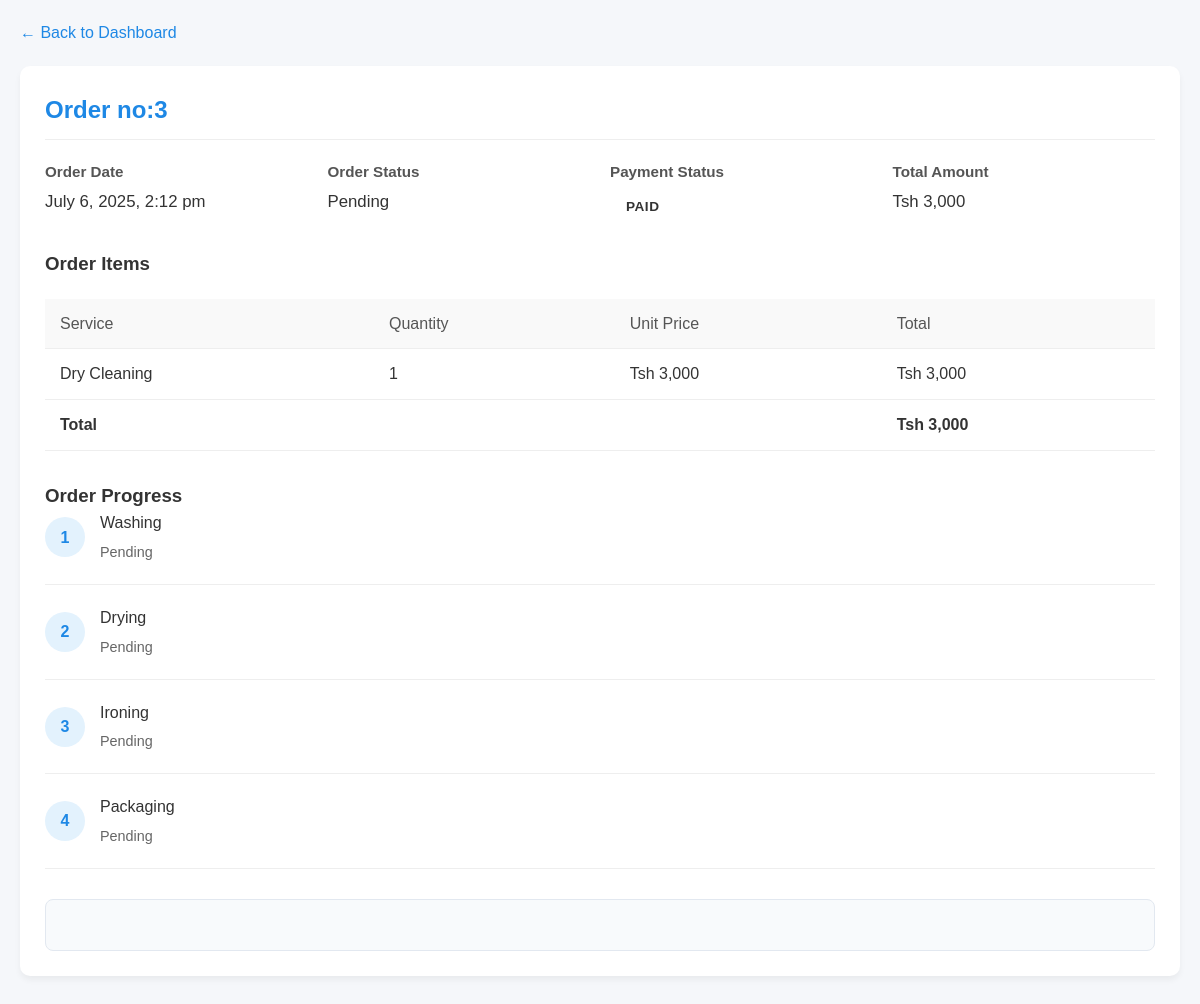
The page /order_details.php?order_id=3 (signed in) on the database its author committed.
### tables this page shows
CREATE TABLE `orders` (
  `order_id` int(11) NOT NULL,
  `customer_id` int(11) NOT NULL,
  `customer_phone` varchar(20) DEFAULT NULL,
  `order_date` datetime DEFAULT current_timestamp(),
  `total_amount` decimal(10,2) DEFAULT 0.00,
  `payment_status` enum('Paid','Unpaid') DEFAULT 'Unpaid',
  `status` varchar(50) DEFAULT 'pending',
  `payment_method` varchar(50) DEFAULT NULL,
  `payment_phone` varchar(20) DEFAULT NULL,
  `payment_date` datetime DEFAULT NULL
);

CREATE TABLE `order_items` (
  `item_id` int(11) NOT NULL,
  `order_id` int(11) NOT NULL,
  `service_id` int(11) NOT NULL,
  `quantity` int(11) DEFAULT 1,
  `item_price` decimal(10,2) NOT NULL
);

CREATE TABLE `services` (
  `service_id` int(11) NOT NULL,
  `service_name` varchar(100) NOT NULL,
  `price_per_item` decimal(10,2) DEFAULT NULL,
  `description` text DEFAULT NULL
);

### order_details.php (the view, shortened to what this page needs)
<?php
include 'config.php';
$customer_id = $_SESSION['customer_id'];
$order_id = $_GET['order_id'] ?? 0;
$order_stmt = $conn->prepare("SELECT o.* FROM orders o WHERE o.order_id = ? AND o.customer_id = ?");
$order_stmt->bind_param("ii", $order_id, $customer_id);
$order_stmt->execute();
$order_result = $order_stmt->get_result();
$order = $order_result->fetch_assoc();
$items_stmt = $conn->prepare("
    SELECT i.*, s.service_name, s.price_per_item
    FROM order_items i
    JOIN services s ON i.service_id = s.service_id
    WHERE i.order_id = ?
");
$items_stmt->bind_param("i", $order_id);
$items_stmt->execute();
$items_result = $items_stmt->get_result();
$progress_stmt = $conn->prepare("SELECT * FROM clothes_progress WHERE order_id = ? AND customer_id = ?");
$progress_stmt->bind_param("ii", $order_id, $customer_id);
$progress_stmt->execute();
$progress_result = $progress_stmt->get_result();
$progress = $progress_result->fetch_assoc();
?>
<!DOCTYPE html>
<html lang="en">
<head>
</head>
<body>
    <div class="container">
        <a href="dashboard.php" class="back-link">&larr; Back to Dashboard</a>
        <div class="card">
            <h2>Order no:<?php echo $order['order_id']; ?></h2>
            <div class="order-info">
                <div class="info-group">
                    <h3>Order Date</h3>
                    <p><?php echo date('F j, Y, g:i a', strtotime($order['order_date'])); ?></p>
                </div>
                <div class="info-group">
                    <h3>Order Status</h3>
                    <p>
                        <span class="status status-<?php echo strtolower($order['status']); ?>">
                            <?php echo ucfirst($order['status']); ?>
                        </span>
                    </p>
                </div>
                <div class="info-group">
                    <h3>Payment Status</h3>
                    <p>
                        <span class="payment-status payment-<?php echo strtolower($order['payment_status']); ?>">
                            <?php echo ucfirst($order['payment_status']); ?>
                        </span>
                    </p>
                </div>
                <div class="info-group">
                    <h3>Total Amount</h3>
                    <p>Tsh <?php echo number_format($order['total_amount'], 0); ?></p>
                </div>
            </div>
            <h3>Order Items</h3>
            <table>
                <thead>
                    <tr>
                        <th>Service</th>
                        <th>Quantity</th>
                        <th>Unit Price</th>
                        <th>Total</th>
                    </tr>
                </thead>
                <tbody>
                    <?php while ($item = $items_result->fetch_assoc()): ?>
                        <tr>
                            <td><?php echo htmlspecialchars($item['service_name']); ?></td>
                            <td><?php echo $item['quantity']; ?></td>
                            <td>Tsh <?php echo number_format($item['price_per_item'], 0); ?></td>
                            <td>Tsh <?php echo number_format($item['price_per_item'] * $item['quantity'], 0); ?></td>
                        </tr>
                    <?php endwhile; ?>
                    <tr class="total-row">
                        <td colspan="3"><strong>Total</strong></td>
                        <td><strong>Tsh <?php echo number_format($order['total_amount'], 0); ?></strong></td>
                    </tr>
                </tbody>
            </table>
            <div class="progress-steps">
                <h3>Order Progress</h3>
                <div class="progress-step <?php echo $progress['washing_status'] ? 'completed' : ''; ?>">
                    <div class="progress-icon">1</div>
                    <div class="progress-info">
                        <div class="progress-title">Washing</div>
                        <div class="progress-status">
                            <?php echo $progress['washing_status'] ? $progress['washing_status'] : "Pending"; ?>
                        </div>
                    </div>
                </div>
                <div class="progress-step <?php echo $progress['drying_status'] ? 'completed' : ''; ?>">
                    <div class="progress-icon">2</div>
                    <div class="progress-info">
                        <div class="progress-title">Drying</div>
                        <div class="progress-status">
                            <?php echo $progress['drying_status'] ? $progress['drying_status'] : "Pending"; ?>
                        </div>
                    </div>
                </div>
                <div class="progress-step <?php echo $progress['ironing_status'] ? 'completed' : ''; ?>">
                    <div class="progress-icon">3</div>
                    <div class="progress-info">
                        <div class="progress-title">Ironing</div>
                        <div class="progress-status">
                            <?php echo $progress['ironing_status'] ? $progress['ironing_status'] : "Pending"; ?>
                        </div>
                    </div>
                </div>
                <div class="progress-step <?php echo $progress['packaging_status'] ? 'completed' : ''; ?>">
                    <div class="progress-icon">4</div>
                    <div class="progress-info">
                        <div class="progress-title">Packaging</div>
                        <div class="progress-status">
                            <?php echo $progress['packaging_status'] ? $progress['packaging_status'] : "Pending"; ?>
                        </div>
                    </div>
                </div>
            </div>
            <div class="payment-section">
            </div>
        </div>
    </div>
</body>
</html>

### order_details.php (style rules this page uses)
* { margin: 0; padding: 0; box-sizing: border-box; font-family: 'Arial', sans-serif; }
body { background-color: #f5f7fa; color: #333; line-height: 1.6; }
.container { max-width: 1200px; margin: 0 auto; padding: 20px; }
.back-link { display: inline-block; margin-bottom: 20px; color: #1e88e5; text-decoration: none; font-weight: 500; }
.card { background-color: white; border-radius: 10px; box-shadow: 0 4px 6px rgba(0,0,0,0.05); padding: 25px; margin-bottom: 30px; }
.card h2 { color: #1e88e5; margin-bottom: 20px; padding-bottom: 10px; border-bottom: 1px solid #eee; }
.order-info { display: grid; grid-template-columns: repeat(auto-fit, minmax(200px, 1fr)); gap: 20px; margin-bottom: 25px; }
.info-group h3 { color: #555; font-size: 0.95rem; margin-bottom: 5px; }
.info-group p { font-size: 1.05rem; }
.payment-section { margin-top: 30px; padding: 25px; background-color: #f8fafc; border-radius: 8px; border: 1px solid #e2e8f0; }
.payment-status { display: inline-block; padding: 0.4rem 1rem; border-radius: 20px; font-weight: 600; font-size: 0.85rem; text-transform: uppercase; letter-spacing: 0.5px; }
table { width: 100%; border-collapse: collapse; margin: 20px 0; }
th, td { padding: 12px 15px; text-align: left; border-bottom: 1px solid #eee; }
th { background-color: #f9f9f9; font-weight: 500; color: #555; }
.progress-steps { margin-top: 30px; }
.progress-step { display: flex; align-items: center; margin-bottom: 20px; padding-bottom: 20px; border-bottom: 1px solid #eee; }
.progress-icon { width: 40px; height: 40px; border-radius: 50%; background-color: #e3f2fd; display: flex; align-items: center; justify-content: center; margin-right: 15px; color: #1e88e5; font-weight: bold; flex-shrink: 0; }
.progress-info { flex: 1; }
.progress-title { font-weight: 500; margin-bottom: 5px; }
.progress-status { font-size: 0.9rem; color: #666; }

### rows shown on the page
orders: order_id "3", order_date "July 6, 2025, 2:12 pm", status "Pending", payment_status "PAID", total_amount "3,000"
order_items: service.service_name "Dry Cleaning", quantity "1", service.price_per_item "3,000", $item['price_per_item'] * $item['quantity'] "3,000"
